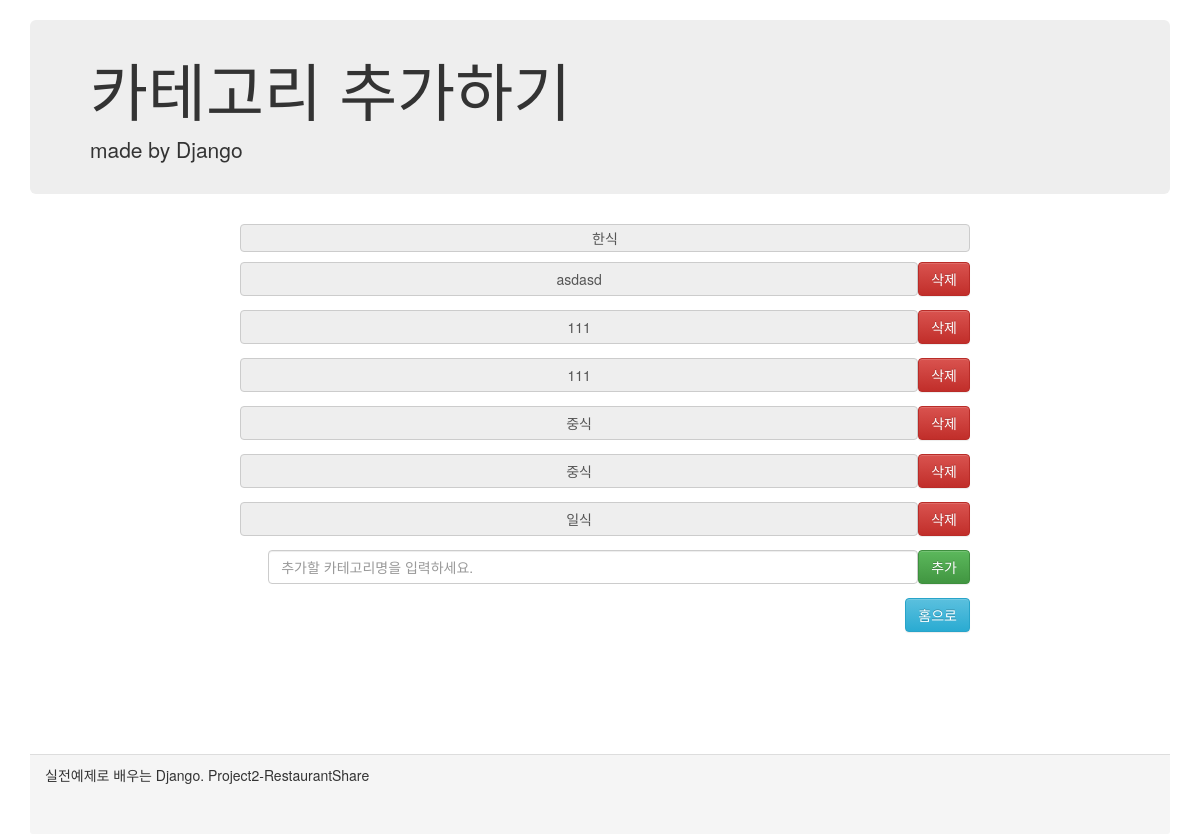
Page /categoryCreate/ on the earlier database version.
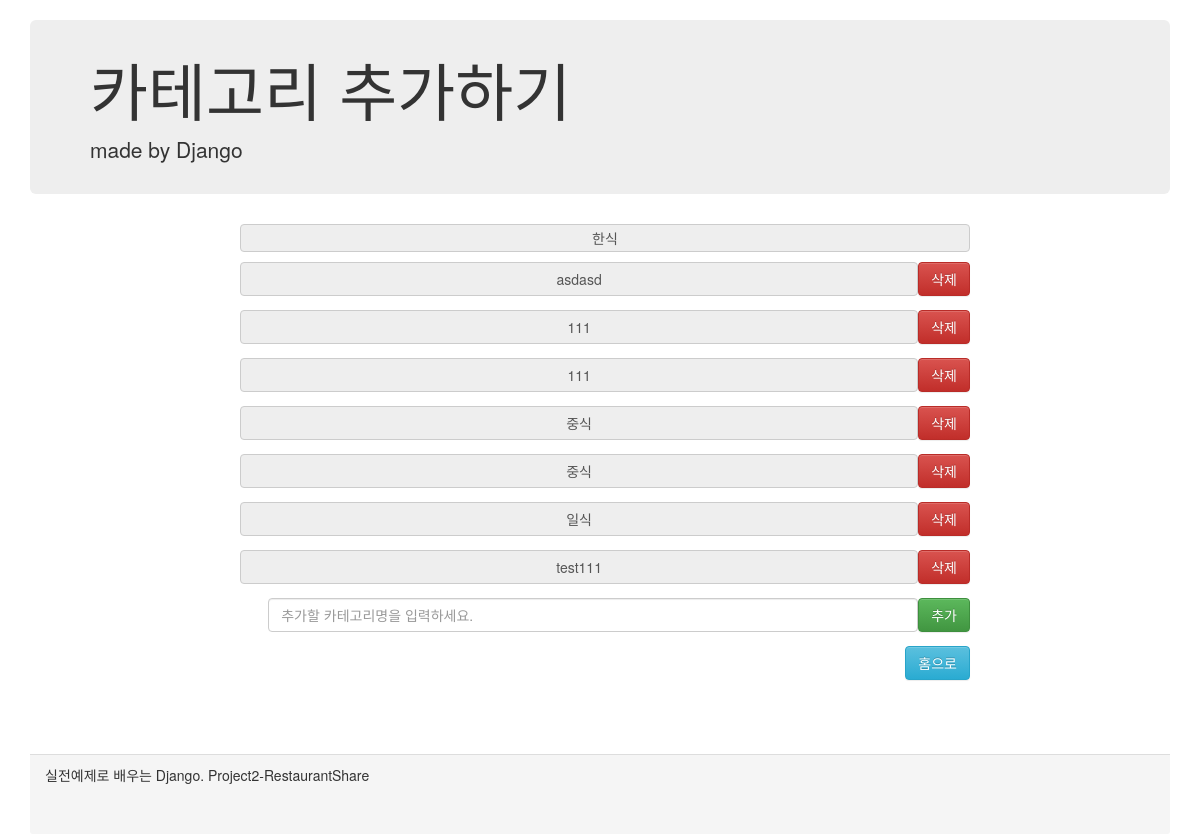
Same page on the later database version.
### shareRes/models.py (models this page shows)
class Category(models.Model) :
    category_name = models.CharField(max_length=100)

### shareRes/views.py (the view)
# urls.py: path('categoryCreate/', views.categoryCreate, name='cateCreatePage'), # http://localhost:8000/categoryCreate/ 요청 처리
def categoryCreate(request) :
    categories = Category.objects.all() # categories 변수에는 Category 테이블의 모든 레코드를 반환받아서 저장
    content = {'categories' : categories}
    return render(request, 'shareRes/categoryCreate.html', content)

### shareRes/templates/shareRes/categoryCreate.html (shortened to what this page needs)
<html lang="en">
<head>
    <link rel="stylesheet" href="https://maxcdn.bootstrapcdn.com/bootstrap/3.3.2/css/bootstrap.min.css">
    <link rel="stylesheet" href="https://maxcdn.bootstrapcdn.com/bootstrap/3.3.2/css/bootstrap-theme.min.css">
</head>
<body>
    <div class="container">
        <div class="header">
            <div class="jumbotron">
                <h1>카테고리 추가하기</h1>
                <p>made by Django</p>
            </div>
        </div>
        <div class="content">
                <div class="inputDiv">
                    {% for category in categories %}
                    {% if category.id == 7 %}
                    <div class="input-group">
                            <span class="input-group-addon" id="" style="border:1px solid #ccc; border-radius: 4px;">{{category.category_name}}</span>
                    </div>
                    {% endif %}
                    {% endfor %}
                    {% for category in categories %}
                    {% if category.id != 7 %}
                    <form action="./delete" method="POST">{% csrf_token %}
                        <div class="input-group">
                            <span class="input-group-addon" id="" style="border:1px solid #ccc; border-radius: 4px;">{{category.category_name}}</span>
                            <input type="submit" class="resAddBtn btn btn-danger" role="button" value="삭제"/>
                        </div>
                    </form>
                    {% endif %}
                    {% endfor %}
                    <form action="./create" method="POST" onsubmit="return categoryAddCheckFrom();">{% csrf_token %}
                        <div class="input-group">
                            <input type="submit" class="resAddBtn btn btn-success" role="button" value="추가"/>
                            <input id="categoryName" name="categoryName" type="text" class="form-control" placeholder="추가할 카테고리명을 입력하세요." style="width:650px; float:right; border-radius:4px;">
                        </div>
                    </form>
                    <a href ="/" class="resAddBtn btn btn-info" role="button">홈으로</a>
                </div>
        </div>
        <div class="panel-footer">
            실전예제로 배우는 Django. Project2-RestaurantShare
        </div>
    </div>
</body>
</html>

Differences in the rows shown:
added Category: category_name "test111"
